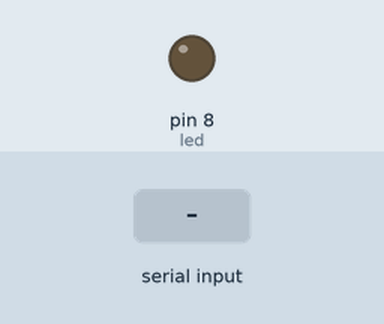
Recording of a sketch running on a simulated Arduino Uno, built with avr-gcc and run on an emulated ATmega328P. Shown: output pins drawn as LEDs (lit = HIGH). The inputs (shaded band) are chosen by the test bench.

Above: at 1.2 s.
1.3 s: "h" received over Serial
At 2.3 s:
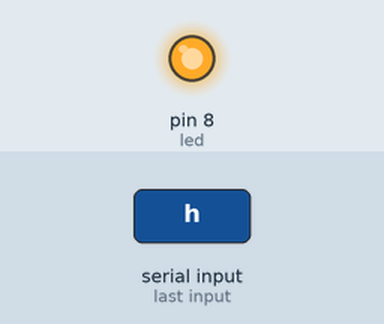
2.8 s: "l" received over Serial
At 3.5 s:
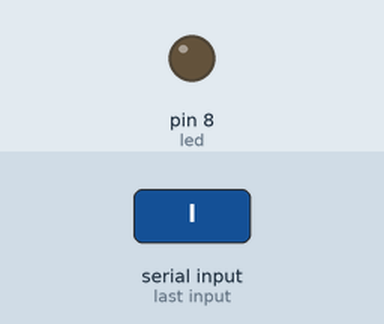
4.3 s: "H" received over Serial
At 4.6 s:
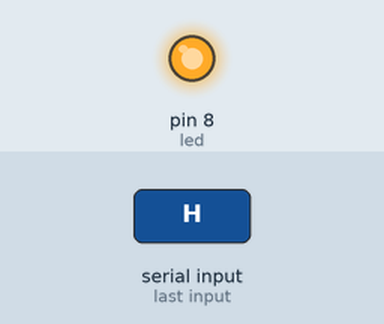
Timing chart, 0 to 7.3 s (numbered marks = the images above; inputs shaded):
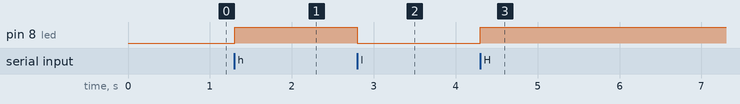

The sketch:

microprocessor_5.ino
```cpp
const int led = 8;

void setup() {
  pinMode(led, OUTPUT);
  Serial.begin(9600);
}

void loop() {
  if (Serial.available() > 0) {
    char inputLed = Serial.read();
    if (inputLed == 'h' || inputLed == 'H') {
      digitalWrite(led, HIGH);
    } else if (inputLed == 'l' || inputLed == 'L') {
      digitalWrite(led, LOW);
    }
  }
}
```

Measured:
- after the input at 1.3 s, pin 8 (led): LOW → HIGH at once
- after the input at 2.8 s, pin 8 (led): HIGH → LOW at once
- after the input at 4.3 s, pin 8 (led): LOW → HIGH at once
